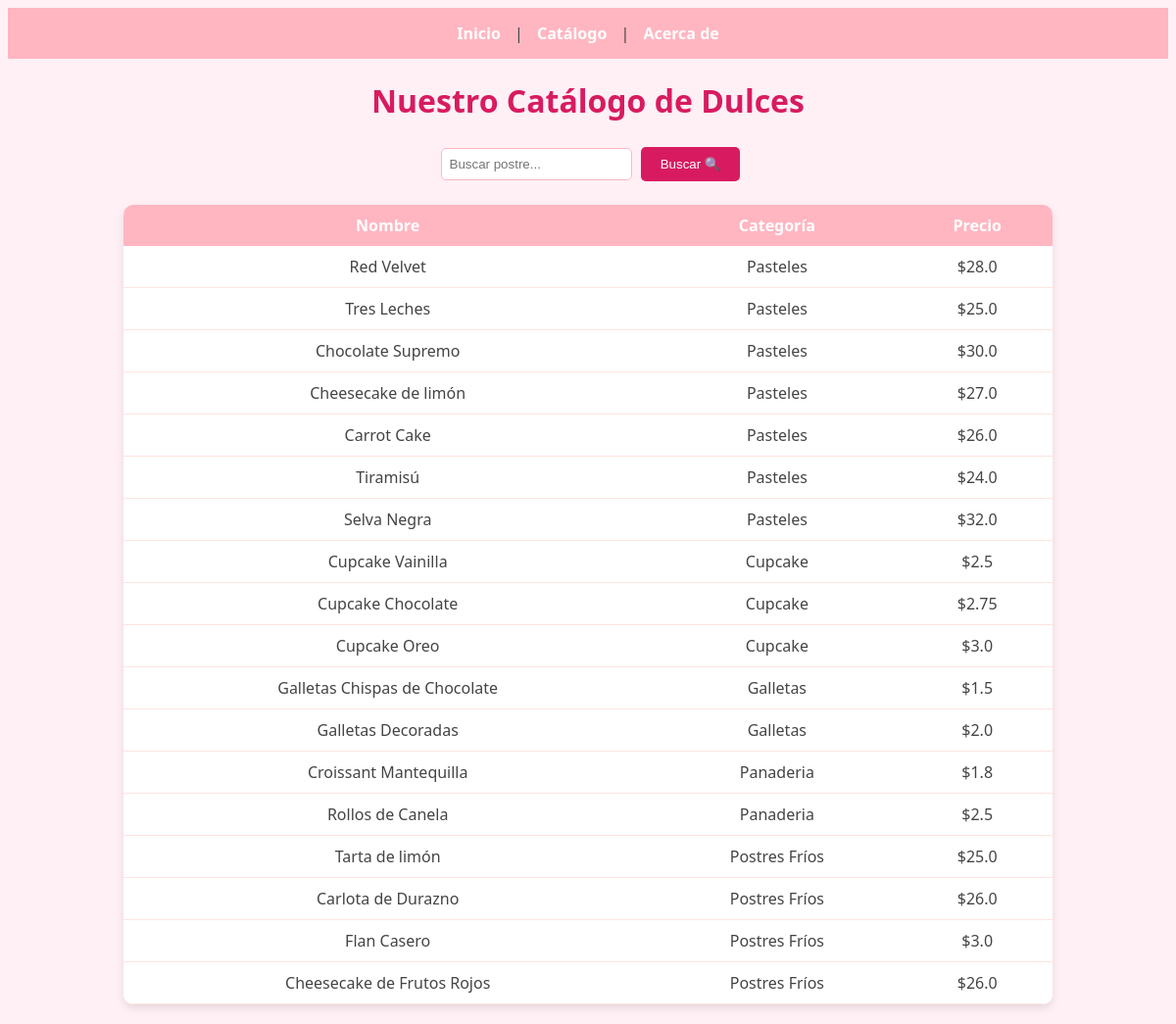
The page /productos on the database its author committed.
### tables this page shows
CREATE TABLE productos (
            id INTEGER PRIMARY KEY AUTOINCREMENT,
            nombre TEXT NOT NULL,
            categoria TEXT NOT NULL,
            stock INTEGER NOT NULL,
            precio REAL NOT NULL
        );

### app.py (the view)
@app.route('/productos')
def ver_productos():
    conn = sqlite3.connect(DB_NAME)
    cursor = conn.cursor()
    cursor.execute("SELECT * FROM productos")
    filas = cursor.fetchall()
    conn.close()
    postres = [ProductoPostre(*f) for f in filas]
    return render_template('productos.html', postres=postres, admin=False)

### templates/productos.html (shortened to what this page needs)
<!DOCTYPE html>
<html lang="es">
<head>
    <link rel="stylesheet" href="{{ url_for('static', filename='styles.css') }}">
</head>
<body>
    <nav>
        <a href="{{ url_for('index') }}">Inicio</a> |
        <a href="{{ url_for('ver_productos') }}">Catálogo</a> |
        <a href="{{ url_for('acerca') }}">Acerca de</a>
    </nav>
    <h1>{{ "Panel de Administración" if admin else "Nuestro Catálogo de Dulces" }}</h1>
    <div class="buscador">
        <form action="{{ url_for('buscar') }}" method="POST">
            <input type="text" name="consulta" placeholder="Buscar postre...">
            <button type="submit">Buscar 🔍</button>
        </form>
    </div>
    <table>
        <thead>
            <tr>
                <th>Nombre</th>
                <th>Categoría</th>
                <th>Precio</th>
            </tr>
        </thead>
        <tbody>
            {% for p in postres %}
            <tr>
                <td>{{ p.nombre }}</td>
                <td>{{ p.categoria }}</td>
                <td>${{ p.precio }}</td>
            </tr>
            {% endfor %}
        </tbody>
    </table>
</body>
</html>

### static/styles.css (style rules this page uses)
body { background-color: #fff0f5; font-family: 'Segoe UI', sans-serif; text-align: center; color: #444; }
nav { background-color: #ffb6c1; padding: 15px; margin-bottom: 20px; }
nav a { color: white; text-decoration: none; font-weight: bold; margin: 0 10px; }
h1 { color: #d81b60; }
table { width: 80%; margin: 20px auto; border-collapse: collapse; background: white; border-radius: 10px; overflow: hidden; box-shadow: 0 4px 10px rgba(0,0,0,0.1); }
th { background-color: #ffb6c1; color: white; padding: 10px; }
td { padding: 10px; border-bottom: 1px solid #ffe4e1; }
input { padding: 8px; border-radius: 5px; border: 1px solid #ffb6c1; margin: 5px; }
button { background: #d81b60; color: white; border: none; padding: 10px 20px; border-radius: 5px; cursor: pointer; }

### rows shown on the page
productos: nombre "Red Velvet", categoria "Pasteles", precio "28.0"
productos: nombre "Tres Leches", categoria "Pasteles", precio "25.0"
productos: nombre "Chocolate Supremo", categoria "Pasteles", precio "30.0"
productos: nombre "Cheesecake de limón", categoria "Pasteles", precio "27.0"
productos: nombre "Carrot Cake", categoria "Pasteles", precio "26.0"
productos: nombre "Tiramisú", categoria "Pasteles", precio "24.0"
productos: nombre "Selva Negra", categoria "Pasteles", precio "32.0"
productos: nombre "Cupcake Vainilla", categoria "Cupcake", precio "2.5"
productos: nombre "Cupcake Chocolate", categoria "Cupcake", precio "2.75"
productos: nombre "Cupcake Oreo", categoria "Cupcake", precio "3.0"
productos: nombre "Galletas Chispas de Chocolate", categoria "Galletas", precio "1.5"
productos: nombre "Galletas Decoradas", categoria "Galletas", precio "2.0"
productos: nombre "Croissant Mantequilla", categoria "Panaderia", precio "1.8"
productos: nombre "Rollos de Canela", categoria "Panaderia", precio "2.5"
productos: nombre "Tarta de limón", categoria "Postres Fríos", precio "25.0"
productos: nombre "Carlota de Durazno", categoria "Postres Fríos", precio "26.0"
productos: nombre "Flan Casero", categoria "Postres Fríos", precio "3.0"
productos: nombre "Cheesecake de Frutos Rojos", categoria "Postres Fríos", precio "26.0"

### other values the page prints
{{ "Panel de Administración" if admin else "Nuestro Catálogo de Dulces" }} "Nuestro Catálogo de Dulces"
